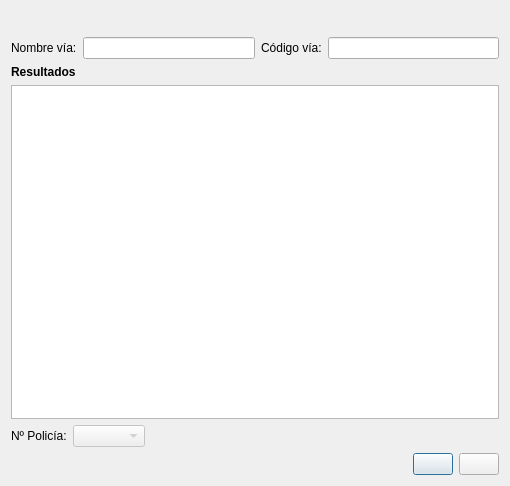
<?xml version="1.0" encoding="UTF-8"?>
<ui version="4.0">
 <class>SigCaceresDialogBase</class>
 <widget class="QDialog" name="SigCaceresDialogBase">
  <property name="geometry">
   <rect>
    <x>0</x>
    <y>0</y>
    <width>510</width>
    <height>486</height>
   </rect>
  </property>
  <property name="windowTitle">
   <string>Búsqueda Calles</string>
  </property>
  <layout class="QVBoxLayout" name="verticalLayout">
   <item>
    <layout class="QHBoxLayout" name="horizontalLayout">
     <item>
      <widget class="QLabel" name="label_iconsig">
       <property name="maximumSize">
        <size>
         <width>100</width>
         <height>50</height>
        </size>
       </property>
       <property name="text">
        <string/>
       </property>
       <property name="pixmap">
        <pixmap>../../iconos/logo-sig.png</pixmap>
       </property>
       <property name="scaledContents">
        <bool>true</bool>
       </property>
      </widget>
     </item>
     <item>
      <spacer name="horizontalSpacer">
       <property name="orientation">
        <enum>Qt::Horizontal</enum>
       </property>
       <property name="sizeHint" stdset="0">
        <size>
         <width>40</width>
         <height>20</height>
        </size>
       </property>
      </spacer>
     </item>
     <item>
      <widget class="QLabel" name="label_iconayto">
       <property name="maximumSize">
        <size>
         <width>130</width>
         <height>50</height>
        </size>
       </property>
       <property name="text">
        <string/>
       </property>
       <property name="pixmap">
        <pixmap>../../iconos/logo-ayto.png</pixmap>
       </property>
       <property name="scaledContents">
        <bool>true</bool>
       </property>
      </widget>
     </item>
    </layout>
   </item>
   <item>
    <layout class="QHBoxLayout" name="horizontalLayout_2">
     <item>
      <widget class="QLabel" name="label_3">
       <property name="text">
        <string>Nombre vía:</string>
       </property>
      </widget>
     </item>
     <item>
      <widget class="QLineEdit" name="lineEdit_via">
       <property name="toolTip">
        <string>Nombre vía</string>
       </property>
      </widget>
     </item>
     <item>
      <widget class="QLabel" name="label_2">
       <property name="text">
        <string>Código vía:</string>
       </property>
      </widget>
     </item>
     <item>
      <widget class="QLineEdit" name="lineEdit_codigo">
       <property name="toolTip">
        <string>Código vía</string>
       </property>
      </widget>
     </item>
    </layout>
   </item>
   <item>
    <layout class="QVBoxLayout" name="verticalLayout_2">
     <item>
      <widget class="QLabel" name="label_4">
       <property name="font">
        <font>
         <weight>75</weight>
         <bold>true</bold>
        </font>
       </property>
       <property name="text">
        <string>Resultados</string>
       </property>
      </widget>
     </item>
     <item>
      <widget class="QTableWidget" name="tableWidget"/>
     </item>
    </layout>
   </item>
   <item>
    <layout class="QHBoxLayout" name="horizontalLayout_4">
     <property name="topMargin">
      <number>0</number>
     </property>
     <item>
      <widget class="QLabel" name="label_5">
       <property name="text">
        <string>Nº Policía:</string>
       </property>
      </widget>
     </item>
     <item>
      <widget class="QComboBox" name="comboBox_num_pol">
       <property name="enabled">
        <bool>false</bool>
       </property>
       <property name="toolTip">
        <string>Número Policía</string>
       </property>
      </widget>
     </item>
     <item>
      <spacer name="horizontalSpacer_4">
       <property name="orientation">
        <enum>Qt::Horizontal</enum>
       </property>
       <property name="sizeHint" stdset="0">
        <size>
         <width>40</width>
         <height>20</height>
        </size>
       </property>
      </spacer>
     </item>
    </layout>
   </item>
   <item>
    <layout class="QHBoxLayout" name="horizontalLayout_5">
     <property name="topMargin">
      <number>0</number>
     </property>
     <item>
      <spacer name="horizontalSpacer_2">
       <property name="orientation">
        <enum>Qt::Horizontal</enum>
       </property>
       <property name="sizeHint" stdset="0">
        <size>
         <width>40</width>
         <height>20</height>
        </size>
       </property>
      </spacer>
     </item>
     <item>
      <widget class="QPushButton" name="pushButton_zoom">
       <property name="toolTip">
        <string>Zoom </string>
       </property>
       <property name="text">
        <string/>
       </property>
       <property name="icon">
        <iconset>
         <normaloff>../../iconos/zoom.png</normaloff>../../iconos/zoom.png</iconset>
       </property>
       <property name="iconSize">
        <size>
         <width>30</width>
         <height>30</height>
        </size>
       </property>
      </widget>
     </item>
     <item>
      <widget class="QPushButton" name="pushButton_clean">
       <property name="toolTip">
        <string>Limpiar</string>
       </property>
       <property name="text">
        <string/>
       </property>
       <property name="icon">
        <iconset>
         <normaloff>../../iconos/clean.png</normaloff>../../iconos/clean.png</iconset>
       </property>
       <property name="iconSize">
        <size>
         <width>30</width>
         <height>30</height>
        </size>
       </property>
      </widget>
     </item>
    </layout>
   </item>
  </layout>
 </widget>
 <connections/>
</ui>
